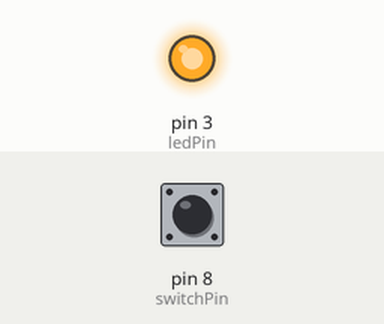
The sketch below on a simulated Arduino Uno, built with avr-gcc and run on an emulated ATmega328P. On the bench: output pins drawn as LEDs (lit = HIGH). The inputs (shaded band) are chosen by the test bench; at power-on: pin 8 (switchPin) HIGH.

Above: at 1.2 s.
1.3 s: pin 8 (switchPin) pulled LOW for 0.15 s
At 2.2 s:
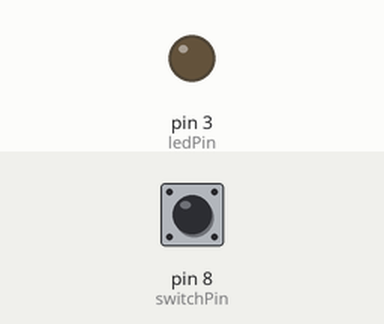
2.9 s: pin 8 (switchPin) pulled LOW for 1 s
At 4.7 s:
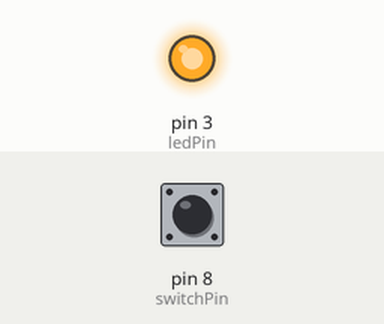
5.4 s: pin 8 (switchPin) pulled LOW for 3.2 s
At 9.5 s:
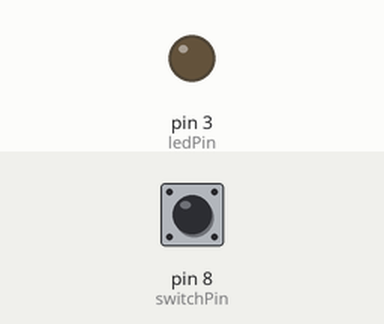
Timing chart, 0 to 11.0 s (numbered marks = the images above; inputs shaded):
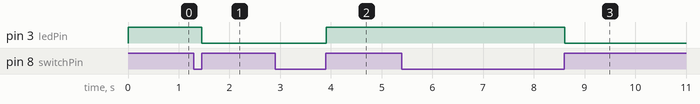

The sketch:

ledbuttontoggle.ino
```cpp
int switchPin = 8;
int ledPin = 3;


boolean lastButton = LOW;
boolean ledOn = false;


boolean currentButton = LOW;

boolean debounce(boolean last)
  {
  boolean current = digitalRead(switchPin);
  if(last!=current)
  {
    delay(5);
    current = digitalRead(switchPin);
    }
    return current;
  }


void setup() {
  // put your setup code here, to run once:

pinMode(switchPin, INPUT);
pinMode(ledPin, OUTPUT);

}

void loop() {
  // put your main code here, to run repeatedly:
currentButton = debounce(lastButton);

if(lastButton == LOW && currentButton == HIGH)
  {
  ledOn = !ledOn;
  }

lastButton = currentButton;
digitalWrite(ledPin, ledOn);


}
```

Measured:
- after the input at 1.3 s, pin 3 (ledPin): HIGH → LOW after 0.16 s
- after the input at 2.9 s, pin 3 (ledPin): LOW → HIGH after 1.0 s
- after the input at 5.4 s, pin 3 (ledPin): HIGH → LOW after 3.2 s
